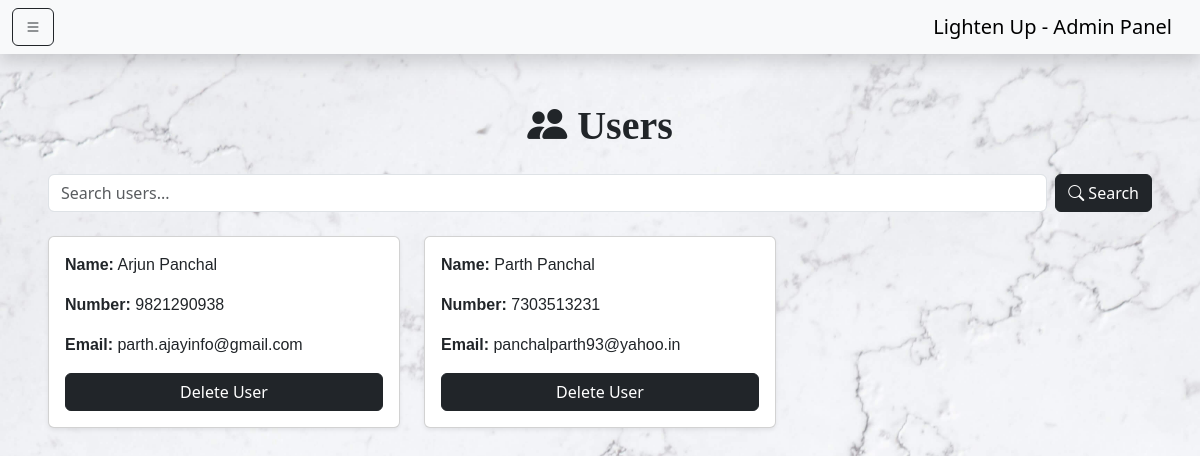
The app's page /admin/users.php (signed in) with its own data.
### tables this page shows
CREATE TABLE `users` (
  `id` varchar(20) NOT NULL,
  `name` varchar(50) NOT NULL,
  `number` varchar(10) NOT NULL,
  `email` varchar(50) NOT NULL,
  `password` varchar(50) NOT NULL
);

### admin/users.php (the view, shortened to what this page needs)
<?php
include '../connect.php';
?>
<!DOCTYPE html>
<html lang="en">
<head>
  <link href="https://cdn.jsdelivr.net/npm/bootstrap-icons@1.11.3/font/bootstrap-icons.css" rel="stylesheet">
  <link href="https://cdn.jsdelivr.net/npm/bootstrap@5.3.2/dist/css/bootstrap.min.css" rel="stylesheet">
  <link rel="stylesheet" type="text/css" href="../css/style.css">
</head>
<body>
<?php include __DIR__ . '/../components/admin_navbar.php'; ?>
<section class="users container-fluid px-5 my-5">
  <h1 class="heading text-center fw-bold mb-4">
  <i class="bi bi-people-fill text-dark"></i> Users
</h1>
  <form action="" method="POST" class="d-flex justify-content-center mb-4">
    <div class="col">
      <input type="text" name="search_box" placeholder="Search users..." maxlength="100"
            class="form-control w-100" required>
    </div>
    <div class="col-auto">
      <button type="submit" class="btn btn-dark ms-2" name="search_btn">
        <i class="bi bi-search"></i> Search
      </button>
    </div>
  </form>
  <div class="row g-4">
    <?php
    if (isset($_POST['search_box']) || isset($_POST['search_btn'])) {
        $search_box = $_POST['search_box'] ?? '';
        $search_box = "%$search_box%";
        $select_users = $conn->prepare("SELECT * FROM `users` WHERE name LIKE ? OR number LIKE ? OR email LIKE ?");
        $select_users->execute([$search_box, $search_box, $search_box]);
    } else {
        $select_users = $conn->prepare("SELECT * FROM `users`");
        $select_users->execute();
    }
    if ($select_users->rowCount() > 0) {
        while ($fetch_users = $select_users->fetch(PDO::FETCH_ASSOC)) {
    ?>
    <div class="col-md-4">
      <div class="card shadow-sm h-100">
        <div class="card-body">
          <p><strong>Name:</strong> <?= htmlspecialchars($fetch_users['name']); ?></p>
          <p><strong>Number:</strong> <a class="text-dark text-decoration-none" href="tel:<?= htmlspecialchars($fetch_users['number']); ?>"><?= htmlspecialchars($fetch_users['number']); ?></a></p>
          <p><strong>Email:</strong> <a class="text-dark text-decoration-none" href="mailto:<?= htmlspecialchars($fetch_users['email']); ?>"><?= htmlspecialchars($fetch_users['email']); ?></a></p>
          <form action="" method="POST" onsubmit="return confirm('Delete this user?');">
            <button type="submit" name="delete" class="btn btn-dark w-100">Delete User</button>
          </form>
        </div>
      </div>
    </div>
    <?php
        }
    } elseif (isset($_POST['search_box']) || isset($_POST['search_btn'])) {
        echo '<p class="text-center text-muted">Results not found!</p>';
    } else {
        echo '<p class="text-center text-muted">No user accounts added yet!</p>';
    }
    ?>
  </div>
</section>
</body>
</html>

### css/style.css (style rules this page uses)
:root { --primary-color: #3a7ca5; --secondary-color: #71a6d2; --light-color: #a8c5db; --light-bg: #e7ebee; --text-color: #2e4057; --button-color: #2a6496; --border-color: #e0e0e0; --font-family: 'Arial', sans-serif; --font-size: 16px; --line-height: 1.5; --transition-duration: 0.3s; --box-shadow: 0 2px 4px rgba(42, 100, 150, 0.3); --max-width: 1200px; }
html, body { margin: 0; padding: 0; }
body { background-image: url('../asset/image/bg/background.jpg'); background-size: cover; background-repeat: no-repeat; }
h1, h2, h3, h4, h5, button { font-family: "Spectral", serif; }
p, a, li { font-family: "Karla", sans-serif; font-weight: 400; }

### components/admin_navbar.php (style rules this page uses)
body { overflow-x: hidden; }

### records on screen
users: name "Arjun Panchal", number "9821290938", email "parth.ajayinfo@gmail.com"
users: name "Parth Panchal", number "7303513231", email "panchalparth93@yahoo.in"
